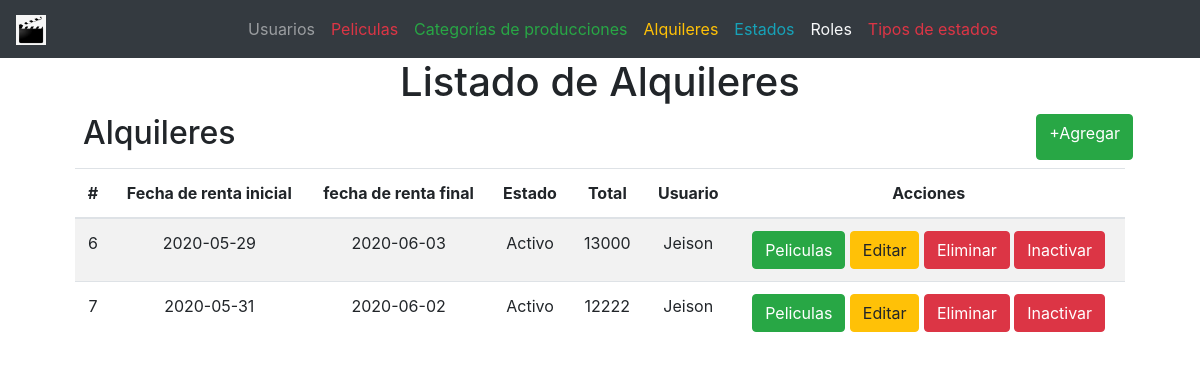
Screenshot of /?controller=rental with the database file from the repository.
### tables this page shows
CREATE TABLE `rentals` (
  `id` int(11) NOT NULL,
  `start_date` date NOT NULL,
  `end_date` date NOT NULL,
  `status_id` int(11) NOT NULL,
  `total` int(11) NOT NULL,
  `user_id` int(11) NOT NULL
);

CREATE TABLE `statuses` (
  `id` int(11) NOT NULL,
  `status` varchar(100) NOT NULL,
  `type_status_id` int(11) NOT NULL
);

CREATE TABLE `users` (
  `id` int(11) NOT NULL,
  `name` varchar(100) NOT NULL,
  `email` varchar(100) NOT NULL,
  `password` varchar(100) NOT NULL,
  `status_id` int(11) NOT NULL,
  `rol_id` int(11) NOT NULL
);

### controllers/RentalController.php (called while the page is built, shortened)
<?php
require 'models/Rental.php';
class RentalController
{
	private $model;
	public function __construct()
	{
		$this->model = new Rental;
	}
	public function index()
	{
		require 'views/layout.php';
		$rentals = $this->model->getAll();
		require 'views/rentals/list.php';
	}
}

### models/Rental.php (called while the page is built, shortened)
<?php
class Rental
{
	private $pdo;
	public function __construct()
	{
		try {
			$this->pdo = new Database;
		} catch (PDOException $e) {
			die($e->getMessage());
		}
	}
	public function getAll()
	{
		try {
			$strSql = "SELECT rs.*, u.name as user , s.status as status FROM rentals rs INNER JOIN users u
			INNER JOIN statuses s ON s.id = rs.status_id AND u.id = rs.user_id";
			$query = $this->pdo->select($strSql);
			return $query;
		} catch (PDOException $e) {
			die($e->getMessage());
		}
	}
}

### providers/Database.php (called while the page is built, shortened)
<?php
class Database extends PDO
{
	public function select($strSql, $arrayData = array(), $fetchMode = PDO::FETCH_OBJ)
	{
		$query = $this->prepare($strSql);
		if (!$query->execute())
			echo "Error, la consulta no se realizó";
		else
			return $query->fetchAll($fetchMode);
	}
}

### views/rentals/list.php (the view)
<main class="container">
	<section class="col-md-12 text-center">
		<h1>Listado de Alquileres</h1>
		<div class="col-md-12 m-2 d-flex justify-content-between">
			<h2>Alquileres</h2>
			<a href="?controller=rental&method=new" class="btn btn-success">+Agregar</a>
		</div>
		<section class="col-md-12">
			<table class="table table-striped table-hover">
			  <thead>
			    <tr>
			      <th>#</th>
			      <th>Fecha de renta inicial</th>
			      <th>fecha de renta final</th>
			      <th>Estado</th>
				  <th>Total</th>
				  <th>Usuario</th>
			      <th>Acciones</th>
			    </tr>
			  </thead>
			  <tbody>
			  	<?php foreach($rentals as $rental) :?>
				    <tr>
				      <td><?php echo $rental->id ?></td>
				      <td><?php echo $rental->start_date ?></td>
				      <td><?php echo $rental->end_date ?></td>
				      <td><?php echo $rental->status ?></td>
					  <td><?php echo $rental->total ?></td>
					  <td><?php echo $rental->user ?></td>
				      <td>
				      	<a href="?controller=rental&method=edit&id=<?php echo $rental->id ?>" class="btn btn-success">Peliculas</a>
				      	<a href="?controller=rental&method=edit&id=<?php echo $rental->id ?>" class="btn btn-warning">Editar</a>
				      	<a href="?controller=rental&method=delete&id=<?php echo $rental->id ?>" class="btn btn-danger">Eliminar</a>
				      	<?php
				      		if($rental->status_id == 1) {
				      	?>
			      			<a href="?controller=rental&method=updateStatus&id=<?php echo $rental->id ?>" class="btn btn-danger">Inactivar</a>
			      		<?php
			      			} elseif($rental->status_id == 2) {
			      		?>
			      			<a href="?controller=rental&method=updateStatus&id=<?php echo $rental->id ?>" class="btn btn-primary">Activar</a>
			      		<?php
			      			}
			      		?>
				      </td>
				    </tr>
				  <?php endforeach ?>
			  </tbody>
			</table>
		</section>
	</section>
</main>

### rows the page displays
rentals: id "6", start_date "2020-05-29", end_date "2020-06-03", status.status "Activo", total "13000", user.name "Jeison"
rentals: id "7", start_date "2020-05-31", end_date "2020-06-02", status.status "Activo", total "12222", user.name "Jeison"
